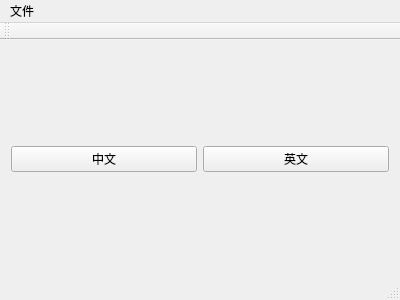
<?xml version="1.0" encoding="UTF-8"?>
<ui version="4.0">
 <class>MainWindow</class>
 <widget class="QMainWindow" name="MainWindow">
  <property name="geometry">
   <rect>
    <x>0</x>
    <y>0</y>
    <width>400</width>
    <height>300</height>
   </rect>
  </property>
  <property name="windowTitle">
   <string>MainWindow</string>
  </property>
  <widget class="QWidget" name="centralWidget">
   <layout class="QVBoxLayout" name="verticalLayout">
    <item>
     <layout class="QHBoxLayout" name="horizontalLayout">
      <item>
       <widget class="QPushButton" name="pushButton">
        <property name="text">
         <string>中文</string>
        </property>
       </widget>
      </item>
      <item>
       <widget class="QPushButton" name="pushButton_2">
        <property name="text">
         <string>英文</string>
        </property>
       </widget>
      </item>
     </layout>
    </item>
   </layout>
  </widget>
  <widget class="QMenuBar" name="menuBar">
   <property name="geometry">
    <rect>
     <x>0</x>
     <y>0</y>
     <width>400</width>
     <height>22</height>
    </rect>
   </property>
   <widget class="QMenu" name="menu">
    <property name="title">
     <string>文件</string>
    </property>
    <addaction name="action"/>
    <addaction name="action_2"/>
    <addaction name="action_3"/>
    <addaction name="action_4"/>
   </widget>
   <addaction name="menu"/>
  </widget>
  <widget class="QToolBar" name="mainToolBar">
   <attribute name="toolBarArea">
    <enum>TopToolBarArea</enum>
   </attribute>
   <attribute name="toolBarBreak">
    <bool>false</bool>
   </attribute>
  </widget>
  <widget class="QStatusBar" name="statusBar"/>
  <action name="action">
   <property name="text">
    <string>复制</string>
   </property>
  </action>
  <action name="action_2">
   <property name="text">
    <string>粘贴</string>
   </property>
  </action>
  <action name="action_3">
   <property name="text">
    <string>剪切</string>
   </property>
  </action>
  <action name="action_4">
   <property name="text">
    <string>撤销</string>
   </property>
  </action>
 </widget>
 <layoutdefault spacing="6" margin="11"/>
 <resources/>
 <connections/>
</ui>
